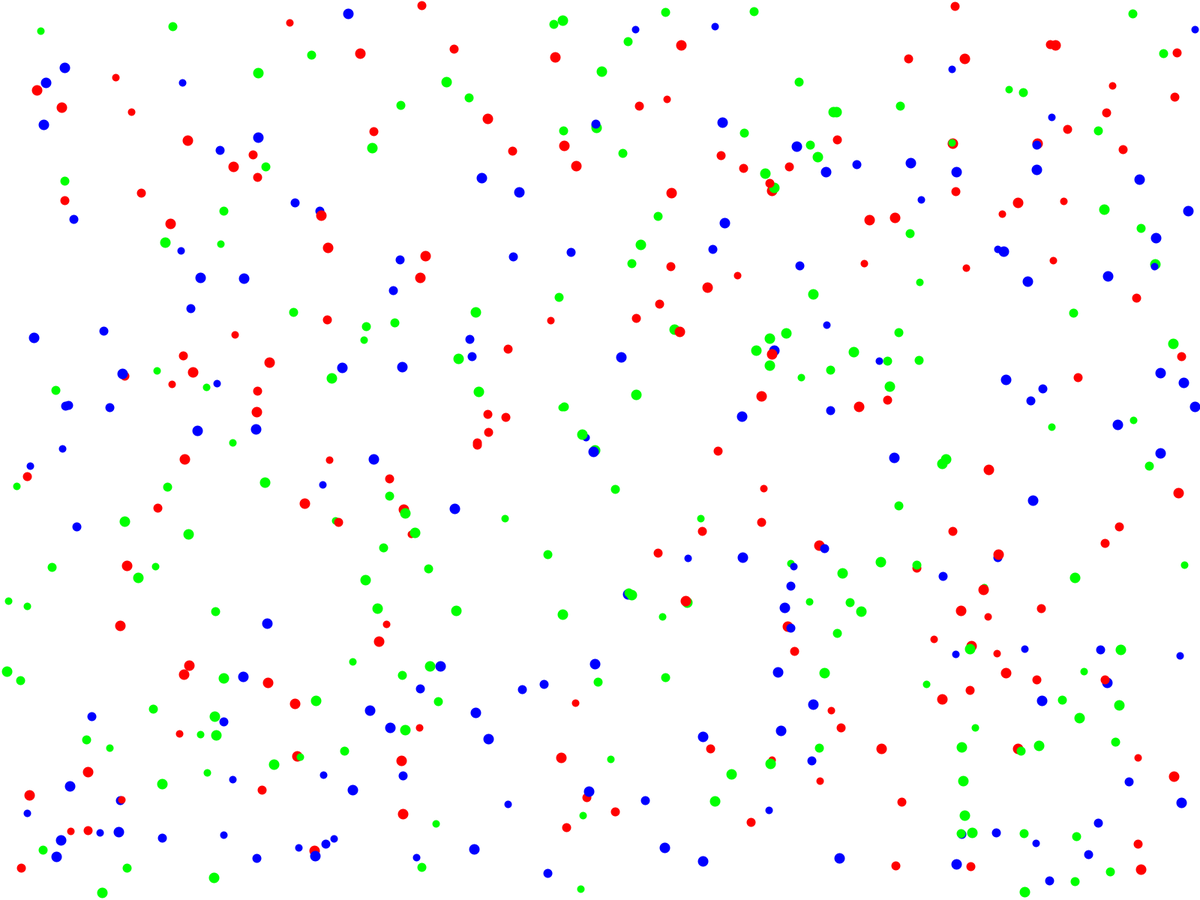
Frame 1 (no input)
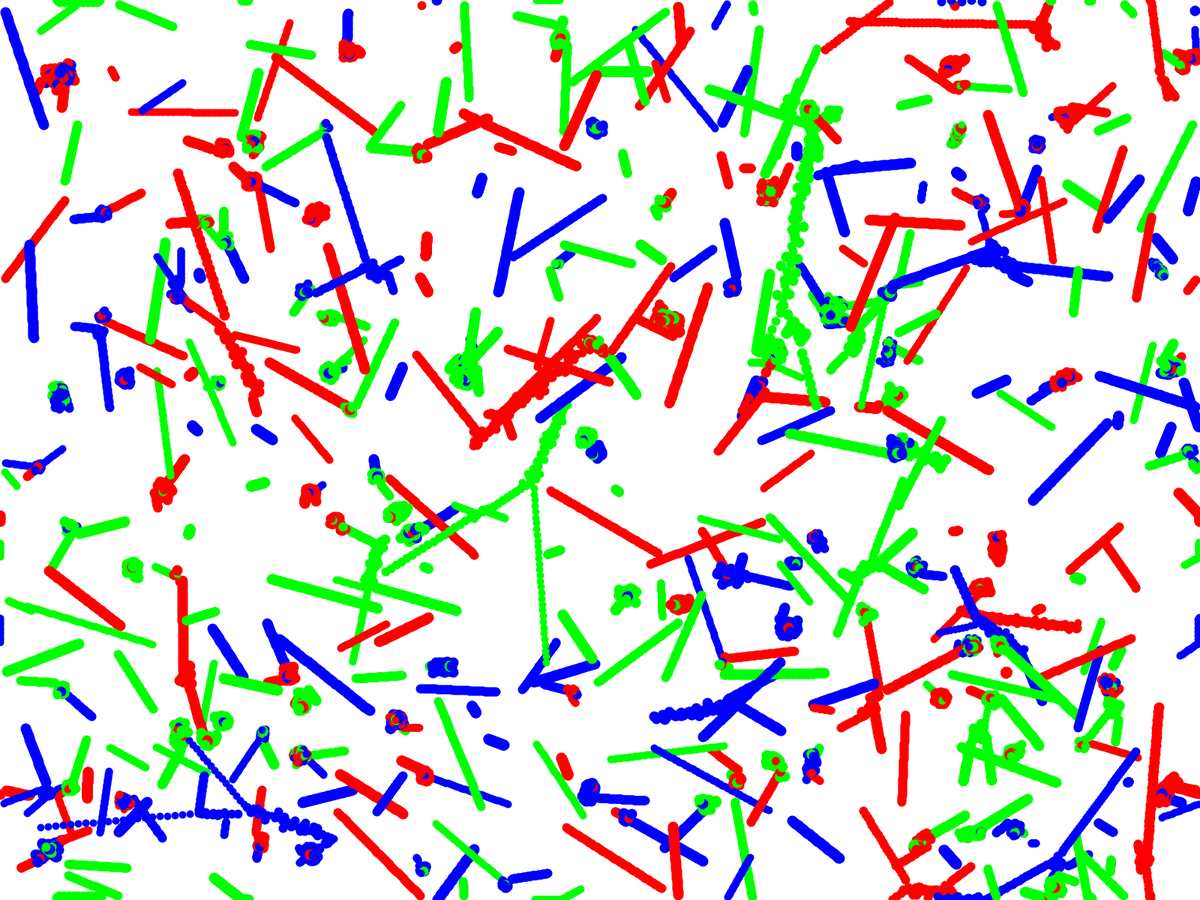
Frame 60 (the mouse pressed at the canvas centre just before this capture)
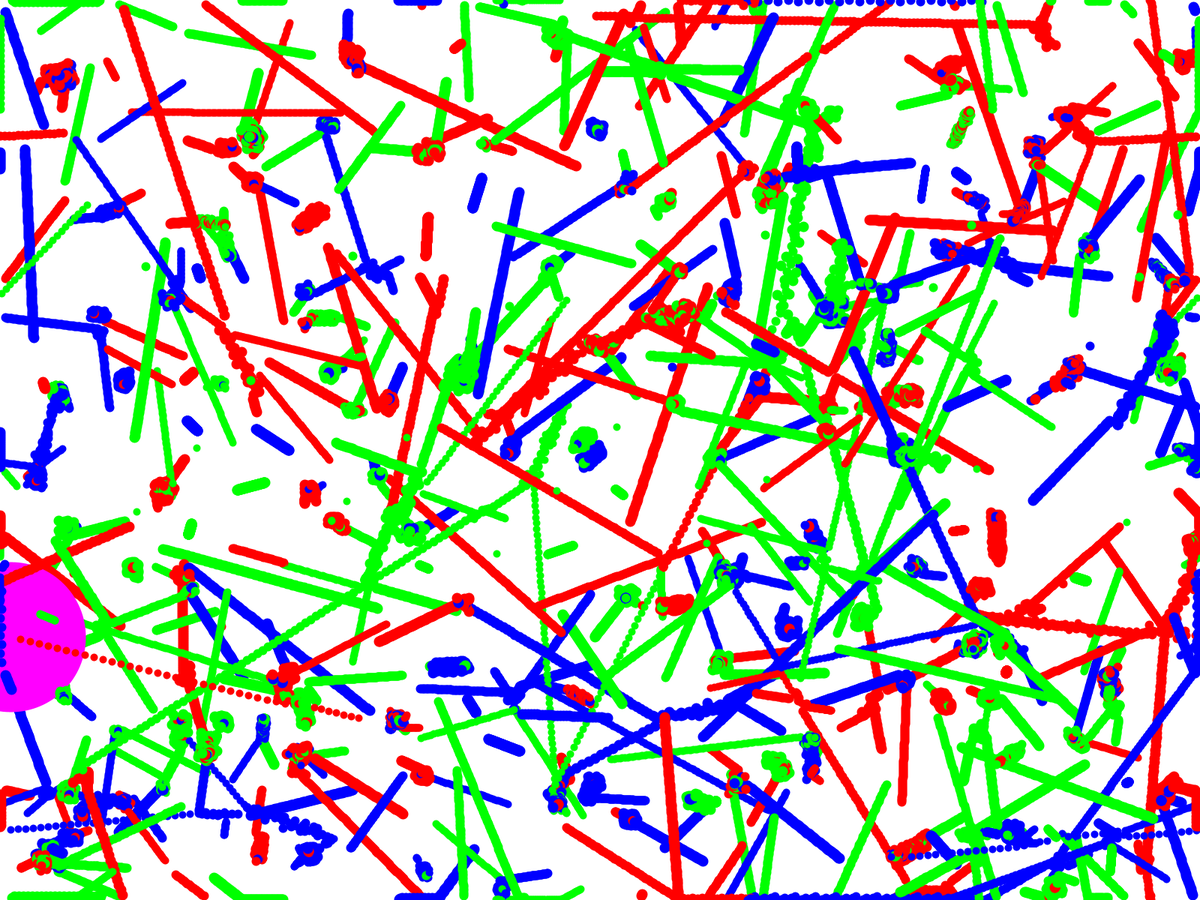
Frame 120 (the mouse held since frame 60 and released just before this capture)

The Processing sketch that drew these frames (run headless with seeded random() and noise(); from frame 60 on, the mouse is pressed at the canvas centre):

// Processing sketch: Floaters
// ── Floaters.pde
void setup(){
  background(255,255,255);
  //size(1920,1080);
  fullScreen();
  for(int i = 0; i < floaters.length; i++){
     
    floaters[i] = new Floater();
    
  }
  
  
}

int numberOfFloaters = 500;
public Floater[] floaters = new Floater[numberOfFloaters];


void draw(){
  clear();
  updateFloaters(floaters);
  
  
}


public void updateFloaters(Floater[] floaterArray){
  checkCollisions();
  for(int i = 0; i < floaters.length; i++){
     
    floaters[i].move();
    floaters[i].show();
    
  }
}

private void checkCollisions(){
  for(int i = 0; i < floaters.length; i++){
    
    for(int j = 0; j < floaters.length; j++){
      
      if(i == j){
        break;
      }
      else{
        floaters[i].collides(floaters[j]);
      }
    }
  }
}


      
    
// ── floater.pde
public class Floater{

  float maxSpeed = 3;
  float speedBoost = 0.2, speedSlow = 0.6;
  int maxSize = 15, minSize = 10;
  
  PVector pos;
  PVector speed;
  int radius;
    
  color c;

public Floater(){
  radius = (ceil(random(maxSize - minSize)) + minSize)/2;
  pos = new PVector(random(width - radius*2) + radius, random(height - radius*2) + radius); 
  float randomSpeed = random(maxSpeed);
  float randomAngle = random(2*PI);
  speed = new PVector( randomSpeed*cos(randomAngle), randomSpeed*sin(randomAngle));
  
  if(random(1) < 0.3333){
    c = color(255,0,0);
  }
  else if(random(1) < 0.5){
    c = color(0,255,0);
  }
  else{
  c = color(0, 0, 255);
  }
}

public void move(){
    pos.x += speed.x;
    pos.y += speed.y;
  
  if(pos.x < radius){
    this.pos.x = width - this.pos.x;
  }
  else if(pos.x >width - radius){
    this.pos.x = this.pos.x % width;
  }
  
  if(pos.y < radius){
    this.pos.y = height - this.pos.y;
  }
  else if(pos.y > height - radius){
   this.pos.y = this.pos.y % height;
  }
}

public void show(){
  stroke(c);
  strokeWeight(radius*2);
  point(pos.x, pos.y);  
}

public void collides(Floater floater){
 
  int collisionDistance = this.radius + floater.radius;
  float temp;
  
  if( dist(this.pos.x, this.pos.y, floater.pos.x, floater.pos.y) < collisionDistance){
    
    if(this.c == floater.c){
      this.pos.x = floater.pos.x + random(this.radius)*randomSign();
      this.pos.y = floater.pos.y + random(this.radius)*randomSign();
      this.speed.setMag(mag(this.speed.x, this.speed.y) + speedBoost);
      floater.speed.setMag(mag(floater.speed.x, floater.speed.y) + speedBoost);
      
    }
    else{
      this.pos.x = floater.pos.x + random(this.radius)*randomSign();
      this.pos.y = floater.pos.y + random(this.radius)*randomSign();
      this.speed.setMag(mag(this.speed.x, this.speed.y) - speedSlow);
      floater.speed.setMag(mag(floater.speed.x, floater.speed.y) - speedSlow);
    }
    
    
    temp = this.speed.x;
    this.speed.x = floater.speed.x;
    floater.speed.x = temp;
  
  
  
    temp = this.speed.y;
    this.speed.y = floater.speed.y;
    floater.speed.y = temp;
    
    if(random(100000) < 1){
      this.speed.setMag(mag(this.speed.x*25, this.speed.y*25));
      stroke(255,0,255);
      strokeWeight(200);
      point(this.pos.x, this.pos.y);
    }
  }
  
}

private int randomSign(){
  if(random(1) < 0.5){
    return 1;
  }
  else{
    return -1;
  }
}

}
